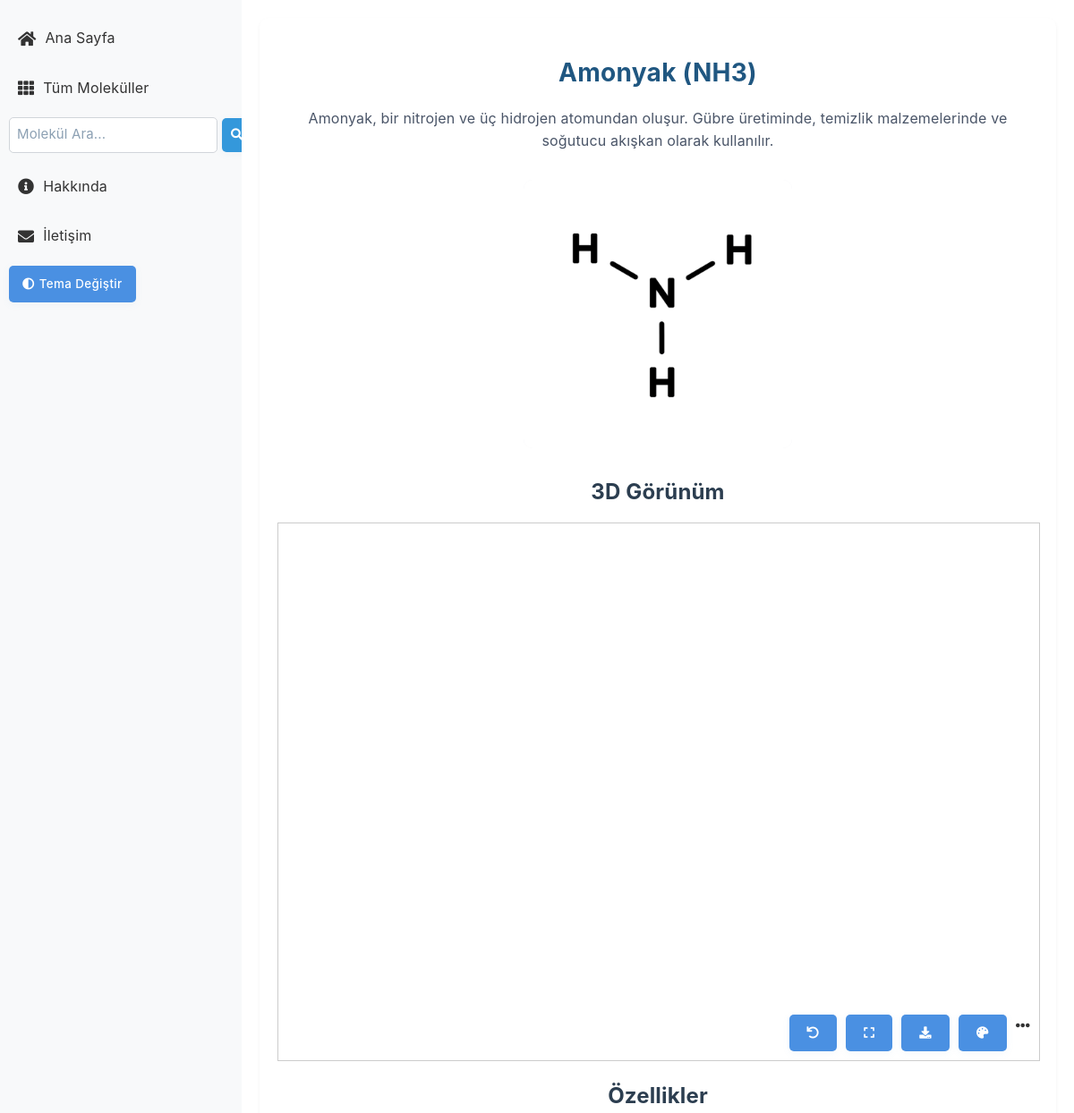
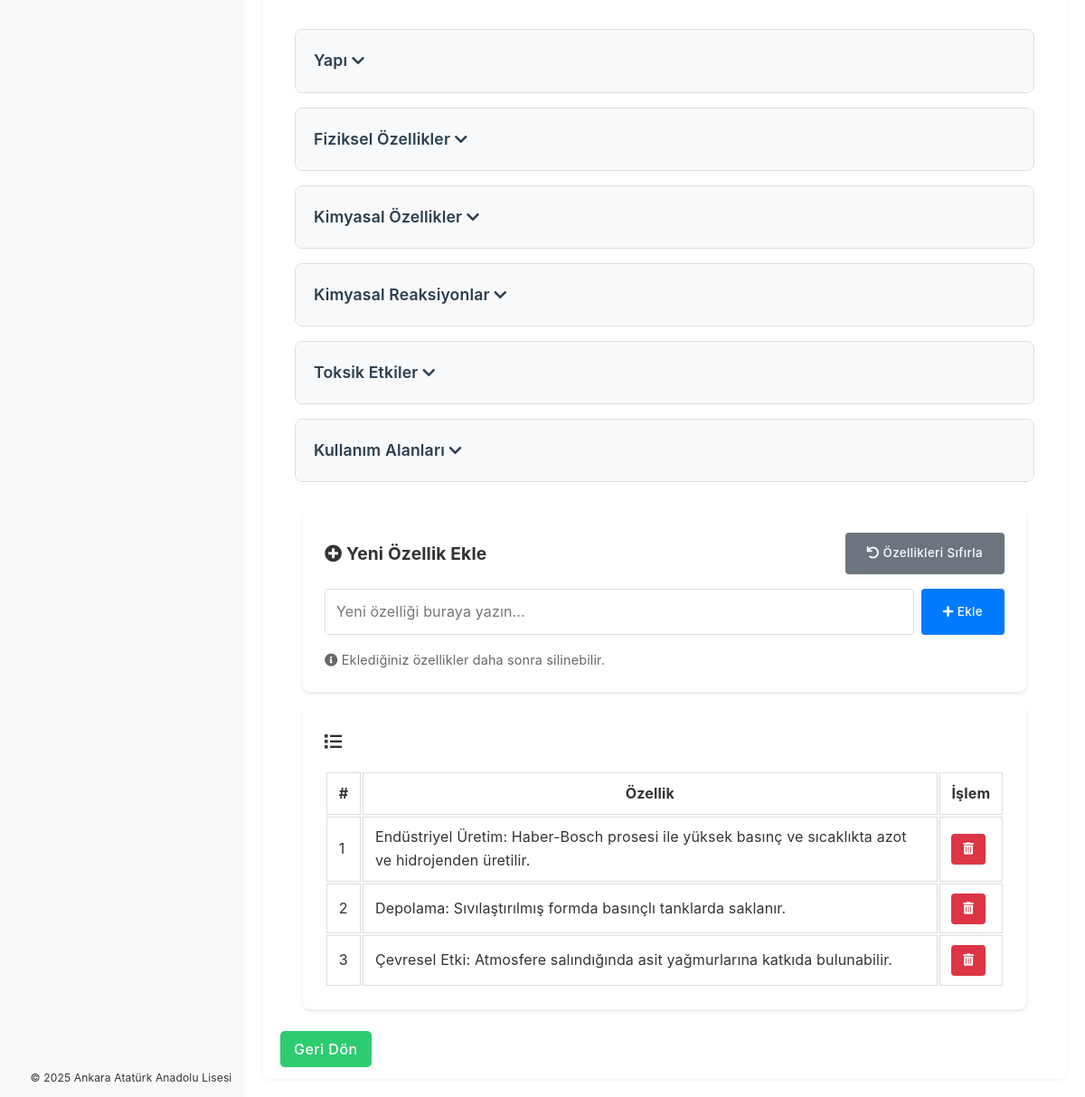
The page /molekul/NH3 on the database its author committed (2 pictures, top to bottom).
### app.py (models this page shows, shortened)
class Molekul(db.Model):
    id = db.Column(db.Integer, primary_key=True)
    ad = db.Column(db.String(100), nullable=False)
    kimyasal_formul = db.Column(db.String(20), unique=True, nullable=False)
    aciklama = db.Column(db.Text, nullable=False)
    tur = db.Column(db.String(50), nullable=True)  # "iyonik", "kovalent" veya "metalik"
    resim_url = db.Column(db.String(200), nullable=True)  # Molekül resmi için URL
    dosya_3d = db.Column(db.String(200), nullable=True)  # 3D dosya adı
    silinebilir = db.Column(db.Boolean, default=True)

class MolekulYapisi(db.Model):
    id = db.Column(db.Integer, primary_key=True)
    resim_url = db.Column(db.String(200), nullable=False)  # Yapısal görünüm resmi için URL
    molekul_id = db.Column(db.Integer, db.ForeignKey('molekul.id'), nullable=False)
    molekul = db.relationship('Molekul', backref=db.backref('yapisal_gorunum', lazy=True))

class Ozellik(db.Model):
    id = db.Column(db.Integer, primary_key=True)
    tanim = db.Column(db.String(100), nullable=False)
    molekul_id = db.Column(db.Integer, db.ForeignKey('molekul.id'), nullable=False)
    molekul = db.relationship('Molekul', backref=db.backref('ozellikler', lazy=True))
    aktif = db.Column(db.Boolean, default=True)
    silinebilir = db.Column(db.Boolean, default=True)

### app.py (the view)
@app.route('/molekul/<kimyasal_formul>')
def molekul_detay(kimyasal_formul):
    molekul = Molekul.query.filter_by(kimyasal_formul=kimyasal_formul).first()
    if molekul:
        ozellikler = molekul.ozellikler  # Molekülün özelliklerini al
        return render_template('molekul.html', molekul=molekul, ozellikler=ozellikler)
    else:
        return "Molekül bulunamadı!"

### app.py (called while the page is built)
@app.context_processor
def inject_nav_links():
    return dict(nav_links=nav_links)

### templates/molekul.html (shortened to what this page needs)
{% extends "base.html" %}
{% block content %}
<div class="container molekul-detay-container">
    <div class="molekul-header">
        <h1 class="molekul-title">{{ molekul.ad }} ({{ molekul.kimyasal_formul }})</h1>
        <p class="molekul-description">{{ molekul.aciklama }}</p>
    </div>
    <div class="molekul-images">
        <img src="{{ molekul.yapisal_gorunum[0].resim_url }}" alt="{{ molekul.ad }} Yapısal Görünüm" class="large-image">
    </div>
    <h2>3D Görünüm</h2>
    {% if molekul.dosya_3d %}
    <div id="visualization-container" style="width: 100%; height: 600px; border: 1px solid #ccc; position: relative;">
        <div id="3d-viewer" style="width: 100%; height: 100%; position: relative;">
            <div id="controls" style="position: absolute; bottom: 10px; right: 10px; z-index: 1000; display: flex; gap: 10px;">
                <button id="reset-view" class="control-btn" title="Görünümü Sıfırla">
                    <i class="fas fa-undo"></i>
                </button>
                <button id="fullscreen" class="control-btn" title="Tam Ekran">
                    <i class="fas fa-expand"></i>
                </button>
                <button id="download-model" class="control-btn" title="Molekülü İndir">
                    <i class="fas fa-download"></i>
                </button>
                <button id="change-color" class="control-btn" title="Renk Değiştir">
                    <i class="fas fa-palette"></i>
                </button>
                <div id="more-options" class="control-btn" title="Daha Fazla">
                    <i class="fas fa-ellipsis-h"></i>
                </div>
            </div>
        </div>
    </div>
    {% else %}
    <p>Bu molekül için 3D dosyası bulunmamaktadır.</p>
    {% endif %}
    <h2>Özellikler</h2>
    <div class="molekul-ozellikler-container">
        <div class="ozellikler-accordion">
            {% set basliklar = ['Yapı', 'Fiziksel Özellikler', 'Kimyasal Özellikler', 'Kimyasal Reaksiyonlar', 'Toksik Etkiler', 'Kullanım Alanları'] %}
            {% for baslik in basliklar %}
                {% for ozellik in ozellikler %}
                    {% if ozellik.aktif and baslik in ozellik.tanim %}
                        <div class="accordion-item">
                            <div class="accordion-header" onclick="toggleAccordion(this)">
                                <div class="header-content">
                                    <span class="property-title">{{ baslik }}</span>
                                    <i class="fas fa-chevron-down"></i>
                                </div>
                            </div>
                        </div>
                    {% endif %}
                {% endfor %}
            {% endfor %}
        </div>
    </div>
    <div class="yeni-ozellik-form">
        <div class="ozellik-card">
            <div class="ozellik-header">
                <h5 class="ozellik-title">
                    <i class="fas fa-plus-circle"></i>
                    Yeni Özellik Ekle
                </h5>
                <button onclick="ozellikleriSifirla()" class="sifirla-btn">
                    <i class="fas fa-undo"></i> Özellikleri Sıfırla
                </button>
            </div>
            <div class="ozellik-input-group">
                <input type="text"
                       id="yeni-ozellik"
                       placeholder="Yeni özelliği buraya yazın..."
                       maxlength="100"
                       onkeydown="if(event.key==='Enter'){event.preventDefault();ozellikEkle();}">
                <button onclick="ozellikEkle()" class="ekle-btn">
                    <i class="fas fa-plus"></i> Ekle
                </button>
            </div>
            <div class="info-text">
                <i class="fas fa-info-circle"></i>
                Eklediğiniz özellikler daha sonra silinebilir.
            </div>
        </div>
        <div class="ozellik-card" style="margin-top:1rem;">
            <h5 class="ozellik-title">
                <i class="fas fa-list"></i>
            </h5>
            <table class="table table-bordered ek-ozellikler-table" style="width:100%;margin-top:1rem;">
                <thead>
                    <tr>
                        <th>#</th>
                        <th>Özellik</th>
                        <th>İşlem</th>
                    </tr>
                </thead>
                <tbody>
                    {% set ek_ozellikler = ozellikler | selectattr('silinebilir') | selectattr('aktif') | list %}
                    {% if ek_ozellikler %}
                        {% for ozellik in ek_ozellikler %}
                        <tr>
                            <td>{{ loop.index }}</td>
                            <td>{{ ozellik.tanim }}</td>
                            <td>
                                <button class="ek-ozellik-sil-btn" onclick="ekOzellikSil({{ ozellik.id }})" title="Sil">
                                    <i class="fas fa-trash-alt"></i>
                                </button>
                            </td>
                        </tr>
                        {% endfor %}
                    {% else %}
                        <tr>
                            <td colspan="3" style="text-align:center;">Ek özellik bulunamadı.</td>
                        </tr>
                    {% endif %}
                </tbody>
            </table>
        </div>
    </div>
    <a href="{{ url_for('tum_molekuller') }}" class="btn btn-secondary">Geri Dön</a>
</div>
{% endblock %}

### rows shown on the page
Molekul: ad "Amonyak", kimyasal_formul "NH3", aciklama "Amonyak, bir nitrojen ve üç hidrojen atomundan oluşur. Gübre üretiminde, temizlik malzemelerinde ve soğutucu akışkan olarak kullanılır."
MolekulYapisi: resim_url.ad (picture)
Ozellik: baslik "Yapı"
Ozellik: baslik "Fiziksel Özellikler"
Ozellik: baslik "Kimyasal Özellikler"
Ozellik: baslik "Kimyasal Reaksiyonlar"
Ozellik: baslik "Toksik Etkiler"
Ozellik: baslik "Kullanım Alanları"
Ozellik: tanim "Endüstriyel Üretim: Haber-Bosch prosesi ile yüksek basınç ve sıcaklıkta azot ve hidrojenden üretilir."
Ozellik: tanim "Depolama: Sıvılaştırılmış formda basınçlı tanklarda saklanır."
Ozellik: tanim "Çevresel Etki: Atmosfere salındığında asit yağmurlarına katkıda bulunabilir."
